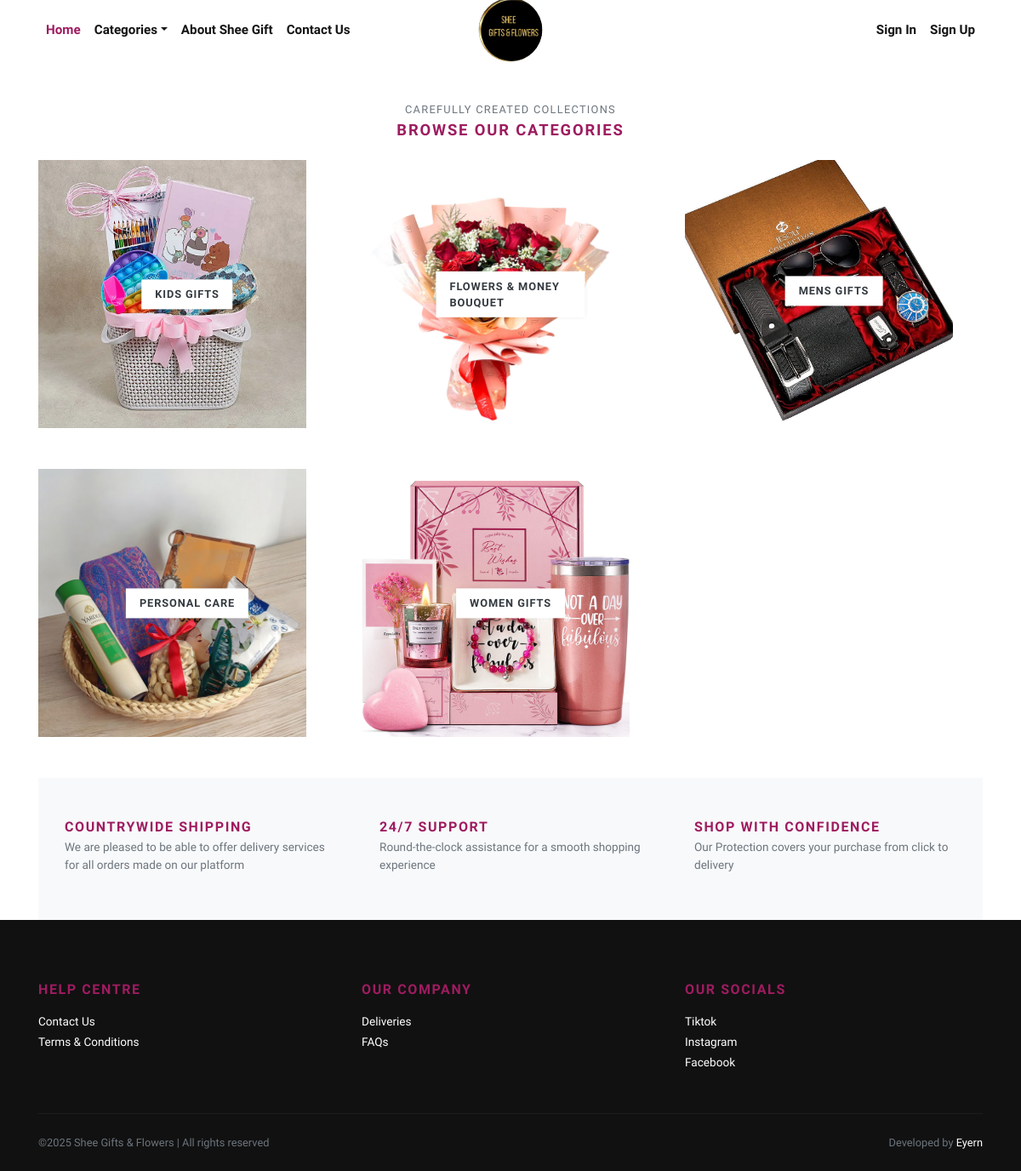
Page /categories/ on the committed database.
### store/models.py (models this page shows, shortened)
class Category(models.Model):
    title = models.CharField(max_length=50, verbose_name="Category Title")
    slug = models.SlugField(max_length=55, verbose_name="Category Slug")
    description = models.TextField(blank=True, verbose_name="Category Description")
    category_image = models.ImageField(upload_to='category', blank=True, null=True, verbose_name="Category Image")
    is_active = models.BooleanField(verbose_name="Is Active?")
    is_featured = models.BooleanField(verbose_name="Is Featured?")
    created_at = models.DateTimeField(auto_now_add=True, verbose_name="Created Date")
    updated_at = models.DateTimeField(auto_now=True, verbose_name="Updated Date")
    class Meta:
        verbose_name_plural = 'Categories'
        ordering = ('-created_at', )

### store/views.py (the view)
# urls.py: path('categories/', views.all_categories, name="all-categories"),
def all_categories(request):
    categories = Category.objects.filter(is_active=True)
    return render(request, 'store/categories.html', {'categories':categories})

### store/context_preprocessors.py (called while the page is built)
def store_menu(request):
    categories = Category.objects.filter(is_active=True)
    context = {
        'categories_menu': categories,
    }
    return context

def cart_menu(request):
    if request.user.is_authenticated:
        cart_items= Cart.objects.filter(user=request.user)
        context = {
            'cart_items': cart_items,
        }
    else:
        context = {}
    return context

### templates/store/categories.html (shortened to what this page needs)
{% extends 'base.html' %}
{% load static %}
      {% block content %}
      <div class="container">
        <section class="pt-5">
          <header class="text-center">
            <p class="small text-muted small text-uppercase mb-1">Carefully created collections</p>
            <h2 class="h5 text-uppercase mb-4">Browse our categories</h2>
          </header>
          <div class="row">
          {% if categories %}
            {% for category in categories %}
              <div class="col-md-4 mb-4 mb-md-5">
                <a class="category-item" href="{% url 'store:category-products' category.slug %}">
                  <strong class="category-item-title">{{ category.title }}</strong>
                </a>
              </div>
            {% endfor %}
          {% endif %}
          </div>
        </section>
    <section class="py-5 bg-light">
      <div class="container">
        <div class="row text-center">
          <div class="col-lg-4 mb-3 mb-lg-0">
            <div class="d-inline-block">
              <div class="media align-items-end">
                <div class="media-body text-left ml-3">
                  <h6 class="text-uppercase mb-1">Countrywide Shipping</h6>
                  <p class="text-small mb-0 text-muted">We are pleased to be able to offer delivery services for all orders made on our platform</p>
                </div>
              </div>
            </div>
          </div>
          <div class="col-lg-4 mb-3 mb-lg-0">
            <div class="d-inline-block">
              <div class="media align-items-end">
                <div class="media-body text-left ml-3">
                  <h6 class="text-uppercase mb-1">24/7 Support</h6>
                  <p class="text-small mb-0 text-muted">Round-the-clock assistance for a smooth shopping experience</p>
                </div>
              </div>
            </div>
          </div>
          <div class="col-lg-4">
            <div class="d-inline-block">
              <div class="media align-items-end">
                <div class="media-body text-left ml-3">
                  <h6 class="text-uppercase mb-1">Shop with Confidence</h6>
                  <p class="text-small mb-0 text-muted">Our Protection covers your purchase from click to delivery</p>
                </div>
              </div>
            </div>
          </div>
        </div>
      </div>
    </section>
      </div>
      {% endblock content %}

### static/css/style.default.css (style rules this page uses)
.text-small { font-size: 0.85rem !important; }
strong { font-weight: 700; }
.category-item { display: block; position: relative; color: #343a40; transition: all 0.3s; }
.category-item-title { display: inline-block; padding: 0.5rem 1rem; background: #fff; text-transform: uppercase; letter-spacing: 0.07em; position: absolute; top: 50%; left: 50%; -webkit-transform: translate(-50%, -50%); transform: translate(-50%, -50%); box-shadow: 0 0 5px rgba(0, 0, 0, 0.07); font-size: 0.8rem; }
.text-uppercase { text-transform: capitalize; letter-spacing: 0.1em; }
body { font-family: "Libre Franklin", sans-serif; font-size: 1rem; font-weight: 400; line-height: 1.5; color: #111111; background-color: #fff; }
a { color: #9E1C60; text-decoration: none; }
h1, h2, h3, h4, h5, h6, .h1, .h2, .h3, .h4, .h5, .h6 { margin-bottom: 0.5rem; font-family: inherit; font-weight: 900; line-height: 1.2; color: #9E1C60; }
h2, .h2 { font-size: 1.9rem; }
h5, .h5 { font-size: 1.15rem; }
h6, .h6 { font-size: 1rem; }
small, .small { font-size: 80%; font-weight: 400; }
.bg-light { background-color: #f8f9fa !important; }

### rows in the picture
Category: title "KIDS GIFTS"
Category: title "FLOWERS & MONEY BOUQUET"
Category: title "MENS GIFTS"
Category: title "PERSONAL CARE"
Category: title "WOMEN GIFTS"
